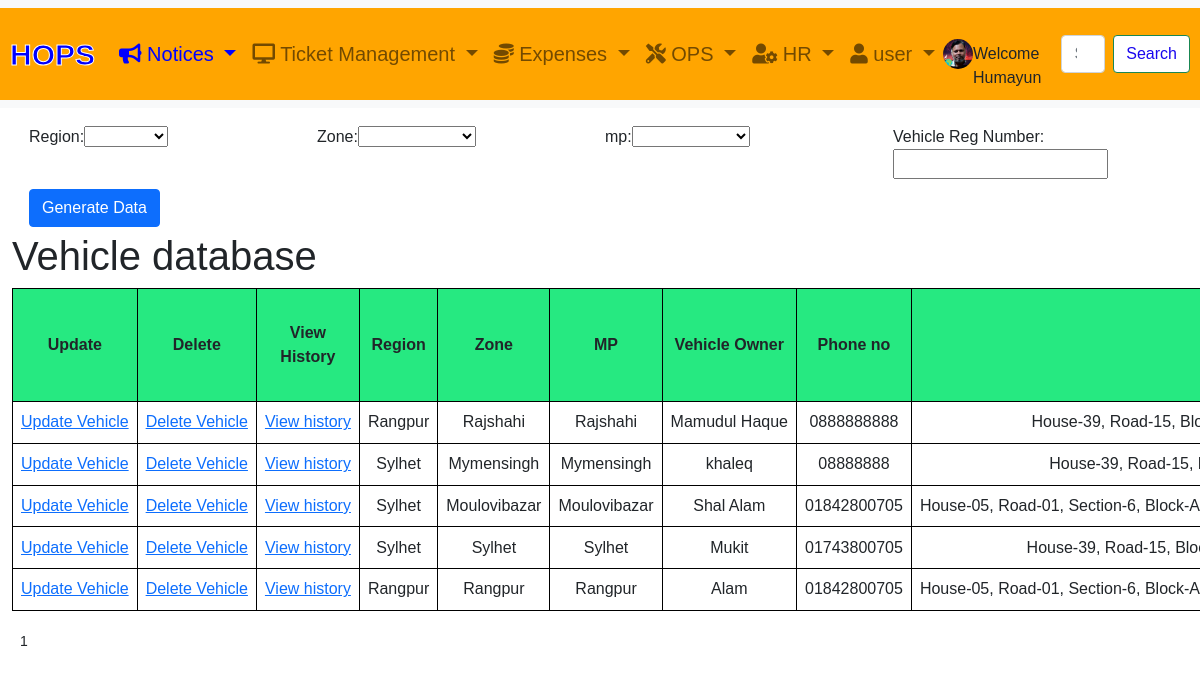
/vehicle/view_vehicle_info/ (signed in), run on the app's committed database.
### account/models.py (models this page shows, shortened)
class Customer(AbstractBaseUser, PermissionsMixin):
    employee = models.ForeignKey('employee.EmployeeModel', related_name='employee_data', on_delete=models.CASCADE, null=True, blank=True)
    email = models.EmailField(_('email address'), unique=True)
    name = models.CharField(max_length=150)
    mobile = models.CharField(max_length=20, blank=True)
    is_active = models.BooleanField(default=False)
    is_staff = models.BooleanField(default=False)
    created = models.DateTimeField(auto_now_add=True)
    updated = models.DateTimeField(auto_now=True)
    profile_picture = models.ImageField(upload_to='profile_pictures/', blank=True, null=True)
    groups = models.ManyToManyField(
        Group,
        related_name='customer_set',
        blank=True,
        help_text=_("The groups this user belongs to."),
        verbose_name=_("groups"),
    )
    user_permissions = models.ManyToManyField(
        Permission,
        related_name='customer_set',
        blank=True,
        help_text=_("Specific permissions for this user."),
        verbose_name=_("user permissions"),
    )
    USER_LEVEL_CHOICES = [
        ('general_user', 'General_User'),
        ('first_level', 'First Level Manager'),
        ('second_level', 'Second Level Manager'),
        ('third_level', 'Third Level Manager'),
        ('external', 'External'),
    ]
    manager_level = models.CharField(max_length=20, choices=USER_LEVEL_CHOICES, default='general_user')
    objects = CustomAccountManager()
    USERNAME_FIELD = 'email'
    REQUIRED_FIELDS = ['name']
    class Meta:
        verbose_name = "Accounts"
        verbose_name_plural = "Accounts"
    def __str__(self):
        return self.name

### vehicle/models.py (models this page shows, shortened)
class AddVehicleInfo(models.Model):
    region = models.CharField(max_length=100,choices=REGION_CHOICES,null=True,blank=True)
    zone = models.CharField(max_length=100,choices=ZONE_CHOICES,null=True,blank=True)
    mp = models.CharField(max_length=100,choices=MP_CHOICES,null=True,blank=True)
    vehicle_id = models.CharField(max_length=50, default='None')
    vehicle_add_requester = models.ForeignKey(Customer, related_name='vehicle_add_user', on_delete=models.CASCADE)
    vehicle_owner_name= models.CharField(max_length=50, default='None')
    vehilce_owner_mobile_number = models.CharField(max_length=50, default='None')
    vehicle_owner_address = models.TextField(default='None')
    vehicle_owner_company_name = models.CharField(max_length=50, default='None')
    vehicle_reg_number = models.CharField(max_length=50, default='None')
    vehicle_kilometer_commit_per_liter = models.DecimalField(max_digits=10, decimal_places=2,null=True, blank=True)
    vehicle_money_commit_per_kilometer_gasoline = models.DecimalField(max_digits=10, decimal_places=2,null=True, blank=True)
    vehicle_money_commit_per_kilometer_CNG = models.DecimalField(max_digits=10, decimal_places=2,null=True, blank=True)
    vehicle_max_kilometer_CNG = models.DecimalField(max_digits=10, decimal_places=2,null=True, blank=True)
    vehicle_body_overtime_rate = models.DecimalField(max_digits=10, decimal_places=2,null=True, blank=True)
    vehicle_driver_overtime_rate = models.DecimalField(max_digits=10, decimal_places=2,null=True, blank=True)
    vehicle_joining_date = models.DateField(default=timezone.now)
    vehicle_cancel_date = models.DateField(null=True, blank=True, default=None)
    vehicle_supporting_documents = models.FileField(upload_to='vehicle_supporting_documents/', null=True, blank=True)
    vehicle_fuel_type_choices=[
        ('diesel','diesel'),
        ('octane', 'octane'),
        ('cng','cng'),
        ('taka','taka'),
    ]
    vehicle_fuel_type = models.CharField(max_length=50, choices=vehicle_fuel_type_choices, default='None')
    vehicle_fuel_unit_price = models.DecimalField(max_digits=10, decimal_places=2,null=True, blank=True)
    vehicle_brand_choices=[
        ('toyota_pickup_single','toyota_pickup_single'),
        ('nissan_pickup_single', 'nissan_pickup_single'),
        ('tata_pickup_single','tata_pickup_single'),
        ('toyota_pickup_double','toyota_pickup_double'),
        ('nissan_pickup_double', 'nissan_pickup_double'),
        ('tata_pickup_double','tata_pickup_double'),
        ('toyota_private_car','toyota_private_car'),
        ('toyota_microbus','toyota_microbus'),
        ('others','others')
    ]
    vehicle_brand_name = models.CharField(max_length=50, choices= vehicle_brand_choices,default='None')
    rental_category_choices =[
        ('monthly','monthly'),
        ('daily','daily')
    ]
    vehicle_rental_category = models.CharField(max_length=50, choices=rental_category_choices, default='None')
    vehicle_hour_contact_choices=[
        ('12 hours','12 hour'),
        ('24 hours','24 hours')
    ]
    vehicle_hour_contact = models.CharField(max_length=100,choices=vehicle_hour_contact_choices,null=True,blank=True)
    vehicle_rental_type_choices=[
        ('permanent','permanent'),
        ('adhoc','adhoc')
    ]
    vehicle_rental_type = models.CharField(max_length=50, choices=vehicle_rental_type_choices,null=True,blank=True, default='None')
    vehicle_rent = models.DecimalField(max_digits=10, decimal_places=2,null=True, blank=True)
    vehicle_rent_per_day = models.DecimalField(max_digits=10, decimal_places=2,null=True, blank=True)
    vehicle_operational_mode_choices =[
        ('CM_vehicle','CM_vehicle'),
        ('PM_vehicle','PM_vehicle'),
        ('others','others')
        ]
    vehicle_operational_mode = models.CharField(max_length=50,choices=vehicle_operational_mode_choices, default='None')
    vehicle_status_choice =[
       ('active','active'),
       ('cancel','cancel')
    ]
    vehicle_status = models.CharField(max_length=50, choices=vehicle_status_choice,default='None')
    created_at = models.DateField(default=timezone.now)

### vehicle/views.py (the view)
# urls.py: path('view_vehicle_info/', views.view_vehicle_info, name='view_vehicle_info'),
@login_required
def view_vehicle_info(request):
    region = None
    zone = None
    mp = None
    vehicle_reg_number = None
    form = VehicleDatabaseViewForm(request.GET)
    vehicle_info = AddVehicleInfo.objects.all().order_by('-created_at')
    if form.is_valid():
        region = form.cleaned_data.get('region')
        zone = form.cleaned_data.get('zone')
        mp = form.cleaned_data.get('mp')
        vehicle_reg_number = form.cleaned_data.get('vehicle_reg_number')
        if region:
             vehicle_info =  vehicle_info.filter(region=region)
        if zone:
             vehicle_info =  vehicle_info.filter(zone=zone)
        if mp:
            vehicle_info =  vehicle_info.filter(mp=mp)
        if vehicle_reg_number:
              vehicle_info =  vehicle_info.filter(vehicle_reg_number=vehicle_reg_number)
    page_obj = None
    vehicle_per_page = 10
    paginator = Paginator(vehicle_info, vehicle_per_page)
    page_number = request.GET.get('page', 1)
    try:
        page_obj = paginator.page(page_number)
    except PageNotAnInteger:
        page_obj = paginator.page(1)
    except EmptyPage:
        page_obj = paginator.page(paginator.num_pages)
    form = VehicleDatabaseViewForm()
    return render(request, 'vehicle/view_vehicle_info.html', {
        'vehicle_info': vehicle_info,
        'page_obj': page_obj,
        'form': form,
        'region': region,
        'zone': zone,
        'mp': mp,
    })

### templates/vehicle/view_vehicle_info.html (shortened to what this page needs)
{% extends "base.html" %}
{% load static %}
{% load duration_filters %}
{% block content %}
<div class="container-fluid" id ='main-content'>
    <div class="row">
        <div class="col-xl-12">
            <form method="GET" action="{% url 'vehicle:view_vehicle_info' %}">
                <div class="container-fluid">
                    <div class="row row-cols-2 row-cols-md-4">
                     <div class="col" style="padding:5px;">  Region:{{ form.region }} </div>
                     <div class="col" style="padding:5px;">  Zone:{{ form.zone }} </div>
                     <div class="col" style="padding:5px;">  mp:{{ form.mp }} </div>
                     <div class="col" style="padding:5px;">  Vehicle Reg Number:{{ form.vehicle_reg_number }} </div>
                     <div class="col" style="padding:5px;"> <button type="submit" class='btn btn-primary'>Generate Data</button></div>
                    </div>
                </div>
            </form>
        </div>
        <div class="col-xl-12">
            <h1>Vehicle database</h1>
            <table>
                <thead>
                    <tr>
                        <th class="text-center p-2">Update</th>
                        <th class="text-center p-2">Delete</th>
                        <th class="text-center p-2">View History</th>
                        <th class="text-center p-2">Region</th>
                        <th class="text-center p-2">Zone</th>
                        <th class="text-center p-2">MP</th>
                        <th class="text-center p-2">Vehicle Owner</th>
                        <th class="text-center p-2">Phone no</th>
                        <th class="text-center p-2">Address</th>
                    </tr>
                </thead>
                <tbody>
                    {% for vehicle in vehicle_info %}
                    <tr>
                        <td style="white-space: nowrap;"><a class='text-center p-2' href="{% url 'vehicle:update_vehicle_database' vehicle.id %}">Update Vehicle</a></td>
                        <td style="white-space: nowrap;"><a class='text-center p-2' href="{% url 'vehicle:delete_vehicle_database' vehicle.id %}">Delete Vehicle</a></td>
                        <td style="white-space: nowrap;"><a class='text-center p-2' href="{% url 'vehicle:vehicle_detail' vehicle.id %}">View history</a></td>
                        <td class="text-center p-2"style="white-space: nowrap;">{{ vehicle.region }}</td>
                        <td class="text-center p-2"style="white-space: nowrap;">{{ vehicle.zone }}</td>
                        <td class="text-center p-2"style="white-space: nowrap;">{{ vehicle.mp }}</td>
                        <td class="text-center p-2"style="white-space: nowrap;">{{ vehicle.vehicle_owner_name }}</td>
                        <td class="text-center p-2"style="white-space: nowrap;">{{ vehicle.vehilce_owner_mobile_number }}</td>
                        <td class="text-center p-2" style="white-space: nowrap;">{{ vehicle.vehicle_owner_address }}</td>
                    </tr>
                    {% endfor %}
                </tbody>
            </table>
        </div>
    <div class="pagination" style="padding:10px">
        {% for num in page_obj.paginator.page_range %}
            {% if page_obj.number == num %}
                <span style="margin:10px; font-size:14px">{{ num }}</span>
            {% else %}
                <a style="margin:10px; font-size:14px"href="?page={{ num }}">{{ num }}</a>
            {% endif %}
        {% endfor %}
    </div>
    </div>
</div>
<h4 style="height:400px"></h4>
<div class="col" style="height:600px"></div>
{% endblock %}

### templates/base.html (shortened to what this page needs)
<!DOCTYPE html>
<html lang="en">
<head>
<link href="https://cdn.jsdelivr.net/npm/bootstrap@5.0.0-beta3/dist/css/bootstrap.min.css" rel="stylesheet">
<link rel="stylesheet" href="https://cdnjs.cloudflare.com/ajax/libs/font-awesome/5.15.3/css/all.min.css">
<link href="https://cdnjs.cloudflare.com/ajax/libs/select2/4.0.13/css/select2.min.css" rel="stylesheet">
<link href="https://cdnjs.cloudflare.com/ajax/libs/bootstrap-datepicker/1.9.0/css/bootstrap-datepicker.min.css" rel="stylesheet">
<link href="https://cdnjs.cloudflare.com/ajax/libs/bootstrap-timepicker/0.5.2/css/bootstrap-timepicker.min.css" rel="stylesheet">
        <link rel="stylesheet" href="https://code.jquery.com/ui/1.12.1/themes/base/jquery-ui.css">
        <link rel="stylesheet" href="https://cdn.jsdelivr.net/npm/timepicker@1.11.14/jquery.timepicker.min.css">
</head>
<body>
    {% if user.is_authenticated %}
    <nav class="navbar navbar-expand-lg navbar-light bg-light navbar-fixed-top">
        <div class="container-fluid custom_navbar">
            <a class="navbar-brand menu-color" style="color:blue; font-size:30px;font-family: Helvetica;" href="{% url 'tickets:dash_board' %}">HOPS</a>
            <div class="collapse navbar-collapse" id="navbarSupportedContent">
                <ul class="navbar-nav me-auto mb-2 mb-lg-0">
                    <li class="nav-item dropdown">
                        <a class="nav-link dropdown-toggle menu-color" style="color: blue;" href="#" id="navbarDropdown" role="button" data-bs-toggle="dropdown" aria-expanded="false">
                            <i class="fa fa-bullhorn" aria-hidden="true"></i> Notices
                        </a>
                    </li>
                    <li class="nav-item dropdown">
                        <a class="nav-link dropdown-toggle menu-color"href="#" id="navbarDropdown" role="button" data-bs-toggle="dropdown" aria-expanded="false">
                            <i class="fa fa-desktop" aria-hidden="true"></i> Ticket Management
                        </a>
                    </li>
                    <li class="nav-item dropdown">
                        <a class="nav-link dropdown-toggle menu-color"href="#" id="navbarDropdown" role="button" data-bs-toggle="dropdown" aria-expanded="false">
                            <i class="fas fa-coins"></i>  Expenses
                        </a>
                    </li>
                    <li class="nav-item dropdown">
                        <a class="nav-link dropdown-toggle menu-color"href="#" id="navbarDropdown" role="button" data-bs-toggle="dropdown" aria-expanded="false">
                            <i class="fas fa-tools"></i>  OPS
                        </a>
                    </li>
                    <li class="nav-item dropdown">
                        <a class="nav-link dropdown-toggle menu-color"href="#" id="navbarDropdown" role="button" data-bs-toggle="dropdown" aria-expanded="false">
                            <i class="fas fa-user-cog"></i>  HR
                        </a>
                    </li>
                    <li class="nav-item dropdown">
                        <a class="nav-link dropdown-toggle menu-color"href="#" id="navbarDropdown" role="button" data-bs-toggle="dropdown" aria-expanded="false">
                            <i class="fas fa-user"></i>  user
                        </a>
                    </li>
                </ul>
                    {% if user.is_authenticated %}
                    <a href="{% url 'account:update_profile_picture' user.id %}">
                        {% if profile_picture_url %}
                            <img src="{{ profile_picture_url }}" style="height: 30px; width: 30px; border-radius: 50%;">
                        {% else %}
                        <i class="fas fa-user-circle" aria-hidden="true" style="font-size: 25px; color:white"></i>
                        {% endif %} </a>
                        <br>
                       Welcome {{ request.user.name }}
                {% else %}
                    <a href="{% url 'account:login' %}" style="color:white;">
                        <i class="fas fa-user-circle" aria-hidden="true" style="font-size: 30px;"></i>
                    </a>
                {% endif %}
                    <form class="d-flex" method="GET" action="{% url 'tickets:search_all' %}" style="margin-left:20px">
                    <input class="form-control me-2" type="search" placeholder="Search" aria-label="Search" name="q">
                    <button class="btn btn-outline-success" type="submit" style="color:rgb(26, 7, 239);background:white">Search</button>
                </form>
            </div>
        </div>
    </nav>
{% endif %}
   <div class="col" style="height:120px"></div>
    <div class="container">
        {% block content %}
        {% endblock %}
    </div>
</body>
</html>

### data on the page
Customer: user.name "Humayun"
AddVehicleInfo: region "Rangpur", zone "Rajshahi", mp "Rajshahi", vehicle_owner_name "Mamudul Haque", vehilce_owner_mobile_number "0888888888", vehicle_owner_address "House-39, Road-15,…"
AddVehicleInfo: region "Sylhet", zone "Mymensingh", mp "Mymensingh", vehicle_owner_name "khaleq", vehilce_owner_mobile_number "08888888", vehicle_owner_address "House-39, Road-15,…"
AddVehicleInfo: region "Sylhet", zone "Moulovibazar", mp "Moulovibazar", vehicle_owner_name "Shal Alam", vehilce_owner_mobile_number "01842800705", vehicle_owner_address "House-05, Road-01, Section-6, Block-A…"
AddVehicleInfo: region "Sylhet", zone "Sylhet", mp "Sylhet", vehicle_owner_name "Mukit", vehilce_owner_mobile_number "01743800705", vehicle_owner_address "House-39, Road-15,…"
AddVehicleInfo: region "Rangpur", zone "Rangpur", mp "Rangpur", vehicle_owner_name "Alam", vehilce_owner_mobile_number "01842800705", vehicle_owner_address "House-05, Road-01, Section-6, Block-A…"

### other printed values
{{ num }} "1"
